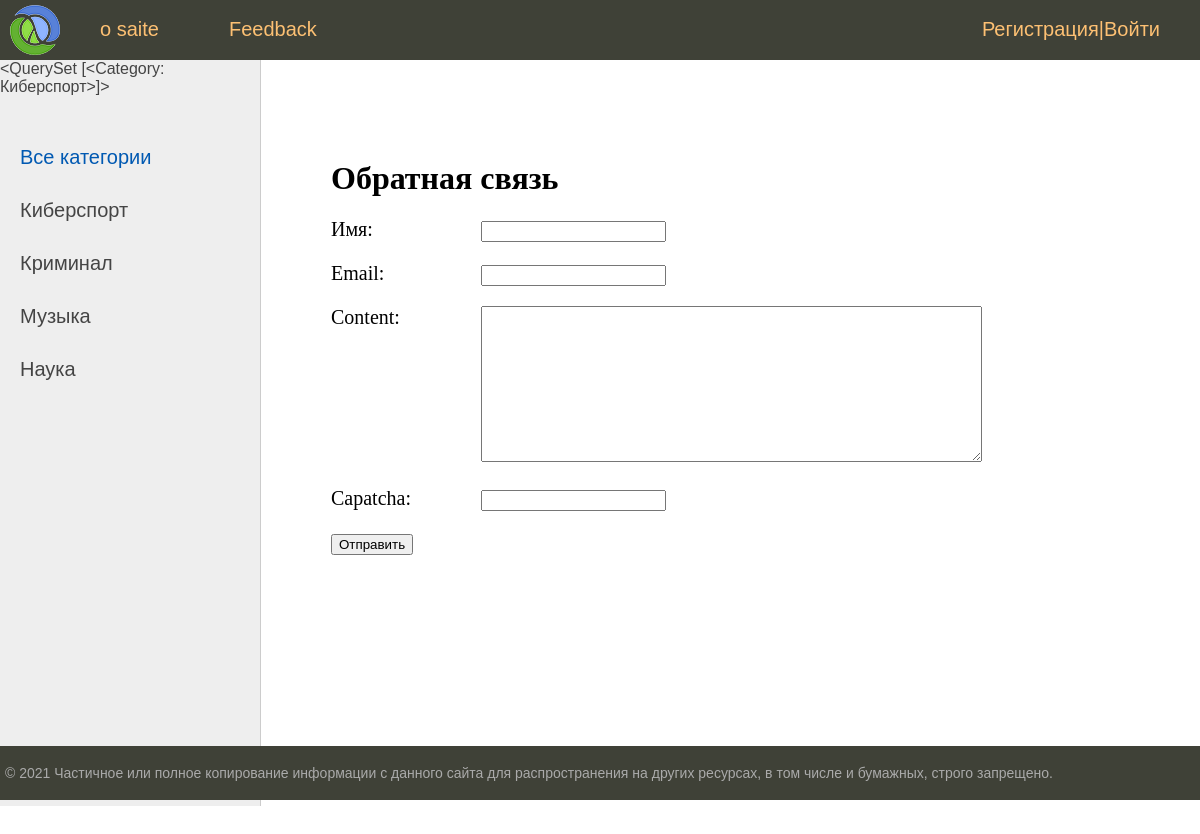
Page /contact/ on the committed database.
### news/models.py (models this page shows)
class Category(models.Model):
    name = models.CharField(max_length=100, db_index=True, verbose_name='категорияe')
    slug = models.SlugField(max_length=100, unique=True, db_index=True, verbose_name='URL')
    def __str__(self):
        return self.name
    def get_absolute_url(self):
        return reverse('category', kwargs={'cat_slug': self.slug})
    class Meta:
        verbose_name = 'категория'
        verbose_name_plural = 'категории'
        ordering = ['id']

### news/views.py (the view, shortened to what this page needs)
# urls.py: path('contact/', ContactFormView.as_view(), name='contact'),
class ContactFormView(DataMixin, FormView):
    form_class = ContactForm
    template_name = 'news/contact.html'
    success_url = reverse_lazy('home')
    def get_context_data(self, *, object_list=None, **kwargs):
        context = super().get_context_data(**kwargs)
        c_def = self.get_user_context(title="Обратная связь")
        return dict(list(context.items()) + list(c_def.items()))

### news/forms.py
class ContactForm(forms.Form):
    name = forms.CharField(label='Имя', max_length=255)
    email = forms.EmailField(label='Email')
    content = forms.CharField(widget=forms.Textarea(attrs={'cols': 60, 'rows': 10}))
    capatcha = CaptchaField()

### news/templatetags/news_tag.py (called while the page is built)
@register.simple_tag()
def get_categories(filter=None):
    if not filter:
        return Category.objects.all()
    else:
        return Category.objects.filter(pk=filter)

### news/utils.py (called while the page is built)
    def get_user_context(self, **kwargs):
        context = kwargs
        cats = cache.get('cats')
        if cats == None:
            cats = Category.objects.annotate(Count('news'))
            cache.set('cats', cats, 60)
        user_menu = menu.copy()
        if not self.request.user.is_authenticated:
            user_menu.pop(1)
        context['menu'] = user_menu
        context['cats'] = cats
        if 'cat_selected' not in context:
            context['cat_selected'] = 0
        return context

### news/templates/news/contact.html (shortened to what this page needs)
{% extends 'news/base.html' %}
{% block content %}
<h1>{{title}}</h1>
<form method="post">
{% for f in form %}
<p><label class="form-label" for="{{ f.id_for_label }}">{{f.label}}: </label>{{ f }}</p>
{% endfor %}
    <button type="submit">Отправить</button>
</form>
{% endblock %}

### news/templates/news/base.html (shortened to what this page needs)
{% load static %}
{% load news_tag %}
<!DOCTYPE html>
<html>
<head>
	<link type="text/css" href="{% static 'news/css/styles.css' %}" rel="stylesheet" />
</head>
<body>
<table class="table-page" border=0 cellpadding="0" cellspacing="0">
    <tr>
        <td valign=top>
            {% block mainmenu %}
            <div class="header">
                <ul id="mainmenu" class="mainmenu">
                    <li class="logo"><a href="{% url 'home' %}">
                        <div class="logo"></div>
                    </a></li>
                    {% for m in menu %}
                    <li><a href="{% url m.url_name %}">{{ m.title }}</a></li>
                    {% endfor %}
                    {% if request.user.is_authenticated %}
                    <li class="last">{{user.username}} | <a href="{% url 'logout' %}">Выйти</a></li>
                    {% else %}
                    <li class="last"><a href="{% url 'register' %}">Регистрация</a>|<a href="{% url 'login' %}">Войти</a></li>
                    {% endif %}
                </ul>
            </div>
            {% endblock mainmenu %}
            <table class="table-content" border=0 cellpadding="0" cellspacing="0">
                <tr>
                    <td valign="top" class="left-chapters">
                        {% get_categories filter=2 %}
                        <ul id="leftchapters">
                            {% if cat_selected == 0 %}
                            <li class="selected">Все категории</li>
                            {% else %}
                            <li><a href="{% url 'home' %}">Все категории</a></li>
                            {% endif %}
                            {% for c in cats %}
                            {% if c.news__count > 0%}
                            {% if c.pk == cat_selected %}
                            <li class="selected">{{c.name}}</li>
                            {% else %}
                            <li><a href="{{ c.get_absolute_url }}">{{ c.name }}</a></li>
                            {% endif %}
                            {% endif %}
                            {% endfor %}
                        </ul>
                    </td>
                    <td valign="top" class="content">
                        <div class="content-text">
                            {% block content %}
                            {% endblock %}
                        </div>
                    </td>
                </tr>
            </table>
        </td>
    </tr>
    <tr>
        <td valign=top>
            <div id="footer">
                <p>&copy; 2021 Частичное или полное копирование информации с данного сайта для распространения на других
                    ресурсах, в том числе и бумажных, строго запрещено.</p>
            </div>
        </td>
    </tr>
</table>
</body>
</html>

### news/static/news/css/styles.css (style rules this page uses)
html, body { font-family: 'Arial'; margin: 0; padding: 0; height: 100%; width: 100%; color: #444; }
a { color: #0059b2; text-decoration: none; }
.table-page { width: 100%; height: 100%; vertical-align: top; }
.table-page tr { height: 100%; }
.header { background: #3F4137; height: 60px; }
.logo { background: url('../images/logo.png') no-repeat 10px 5px; width: 70px; height: 60px; }
ul.mainmenu { list-style: none; margin: 0; padding: 0; height: 60px; color: #fdc073; font-size: 20px; overflow: hidden; }
ul.mainmenu li { float: left; margin: 18px 40px 0 30px; }
ul.mainmenu li.logo { margin: 0; }
ul.mainmenu li.last { float: right; }
ul.mainmenu li a { color: #fdc073; text-decoration: none; }
.table-content { width: 100%; min-height: 100%; height: 100%; }
.left-chapters { margin: 0; background: #eee; border-right: 1px solid #ccc; min-height: 100%; }
.left-chapters ul { width: 230px; min-height: 100%; margin: 0; padding: 20px 10px 10px 20px; list-style: none; font-size: 20px; }
.left-chapters ul li { margin: 30px 0 0 0; color: #999; }
.left-chapters ul li.selected { color: #0059b2; }
.left-chapters ul li a { color: #444; text-decoration: none; }
.content { padding: 40px 20px 20px 40px; width: 100%; box-sizing: border-box; }
.content-text { margin: 60px 0 0 30px; color: #000; font-size: 20px; font-family: Yandex Sans Display Light; }
.content-text h1 { font-size: 32px; }
#footer { box-sizing: border-box; background: #3F4137; padding: 5px; color: #aaa; font-size: 14px; font-family: Verdana, Geneva, Arial, Helvetica; text-align: left; overflow: hidden; }
.form-label { display: inline-block; min-width: 150px; vertical-align: top; }

### rows in the picture
Category: name "<QuerySet [<Category: Киберспорт>]>", name "Киберспорт"
Category: name "Криминал"
Category: name "Музыка"
Category: name "Наука"

### other values in the picture
{{ m.title }} "o saite" "Feedback"
{{ title }} "Обратная связь"
{{ f.label }} "Имя" "Email" "Content" "Capatcha"
